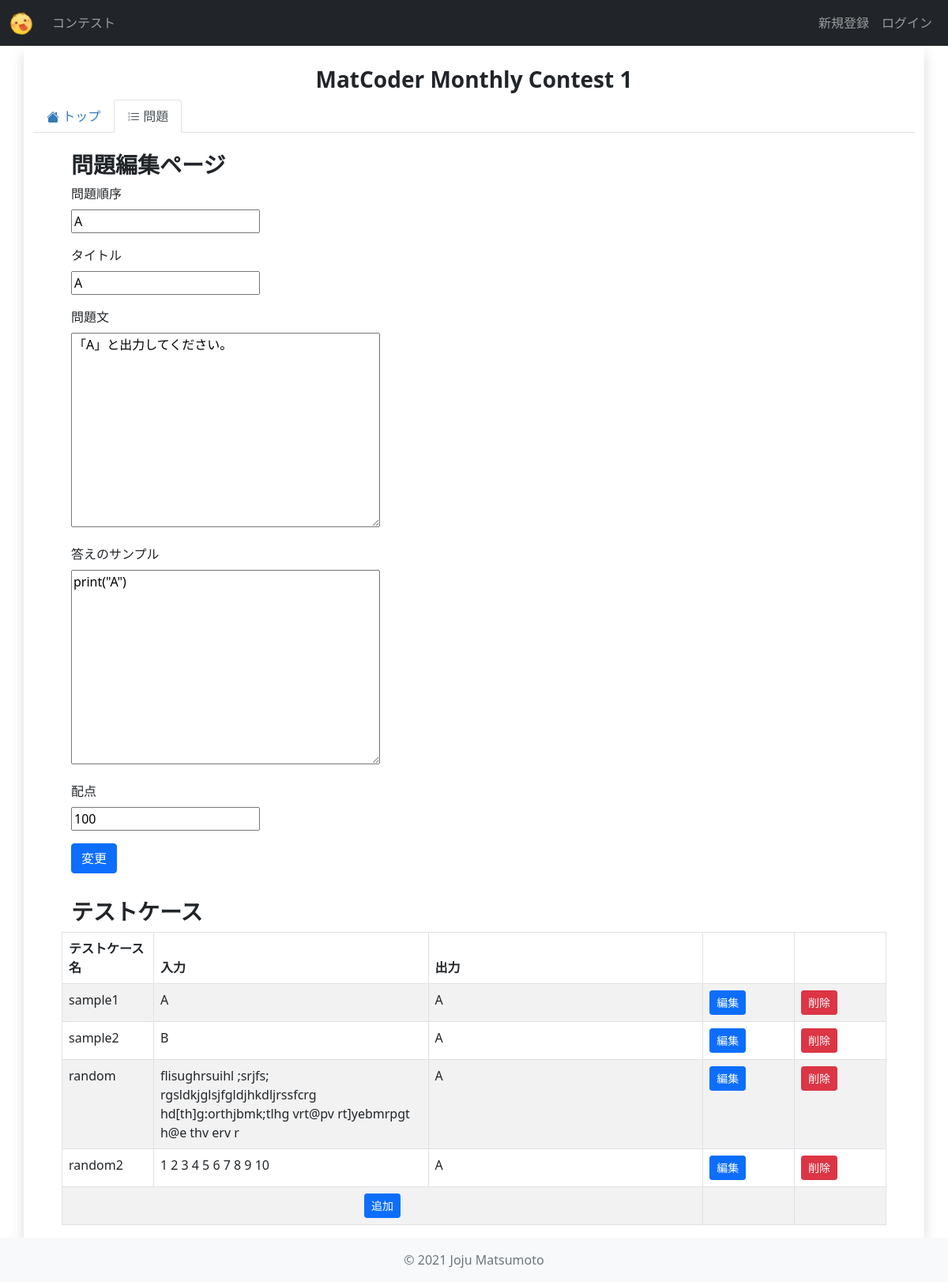
/contests/mmc_1/problems/3/edit/, run on the app's committed database.
### contests/models.py (models this page shows, shortened)
class Contest(models.Model):
    title = models.CharField(
        verbose_name="タイトル",
        max_length=255,
    )
    abstract = models.TextField(
        verbose_name="概要",
        max_length=2000,
    )
    short_name = models.CharField(
        verbose_name="省略形",
        max_length=20,
        unique=True,
        default="null",
    )
    start_date = models.DateTimeField(
        verbose_name="開始日時",
    )
    end_date = models.DateTimeField(
        verbose_name="終了日時",
    )
    users = models.ManyToManyField(
        settings.AUTH_USER_MODEL,
        verbose_name="参加者",
        blank=True,
    )
    penalty = models.IntegerField(
        verbose_name="ペナルティ(分)",
        default=5,
    )

class Problem(models.Model):
    order = models.CharField(
        verbose_name="問題番号(アルファベット)",
        max_length=5,
        default="A",
    )
    title = models.CharField(
        verbose_name="タイトル",
        max_length=100,
    )
    question = models.TextField(
        verbose_name="問題",
        max_length=2000,
    )
    answer = models.TextField(
        verbose_name="正解",
        max_length=2000,
    )
    contest = models.ForeignKey(
        Contest,
        verbose_name="コンテスト",
        on_delete=models.CASCADE,
    )
    point = models.IntegerField(
        verbose_name="スコア",
        default=0,
    )

class TestCase(models.Model):
    problem = models.ForeignKey(
        Problem,
        verbose_name="問題",
        on_delete=models.CASCADE,
    )
    title = models.CharField(
        verbose_name="タイトル",
        max_length=20,
    )
    note = models.TextField(
        verbose_name="備考",
        max_length=200,
    )
    test_input = models.TextField(
        verbose_name="入力",
        max_length=2000,
    )
    test_output = models.TextField(
        verbose_name="出力",
        max_length=2000,
    )
    is_sample = models.BooleanField(
        verbose_name="サンプル",
        default=False,
    )

### contests/views.py (the view, shortened to what this page needs)
class ProblemDetailEditView(View):
    def get(self, request, short_name, problem_id, *args, **kwargs):
        contest = models.Contest.objects.get(short_name=short_name)
        problem = models.Problem.objects.get(pk=problem_id)
        form = forms.ProblemEditForm(instance=problem)
        test_cases = models.TestCase.objects.filter(problem=problem)
        context = {
            "contest": contest,
            "problem": problem,
            "form": form,
            "test_cases": test_cases,
        }
        return render(request, "contests/problem_detail_edit.html", context)

### contests/forms.py
class ProblemEditForm(forms.ModelForm):
    class Meta:
        model = models.Problem
        fields = ("order", "title", "question", "answer", "point")
        labels = {
            "order": "問題順序",
            "title": "タイトル",
            "question": "問題文",
            "answer": "答えのサンプル",
            "point": "配点",
        }

### contests/templates/contests/problem_detail_edit.html (shortened to what this page needs)
{% extends 'contests/contest_edit_base.html' %}
{% block contest_tab_problems %}active{% endblock contest_tab_problems %}
{% block contest_content %}
<div class="row ps-5 pe-5">
    <div class="col-sm-12">
        <h3>問題編集ページ</h3>
    </div>
</div>
<form action="" method="post">
    {% for field in form %}
        <div class="row ps-5 pe-5">
            <div class="col-sm-12 form-label">
                {{field.label}}
            </div>
            <div class="col-sm-12 mb-3">
                {{field}}
            </div>
        </div>
    {% endfor %}
    <div class="col-sm-12 mb-3 ms-5">
        <button class="btn btn-primary">変更</button>
    </div>
</form>
<div class="row ps-5 pe-5 pt-3">
    <div class="col-sm-12">
        <h3>テストケース</h3>
    </div>
    <table class="table table-bordered table-striped">
        <thead>
            <tr>
                <th width="10%">テストケース名</th>
                <th width="30%">入力</th>
                <th width="30%">出力</th>
                <th width="10%"></th>
                <th width="10%"></th>
            </tr>
        </thead>
        <tbody>
            {% for test_case in test_cases %}
                <tr>
                    <td>{{test_case.title}}</td>
                    <td>{{test_case.test_input}}</td>
                    <td>{{test_case.test_output}}</td>
                    <td>
                        <a href="{% url 'contests:test_case_edit' contest.short_name problem.pk test_case.pk %}" class="btn btn-primary btn-sm">編集</a>
                    </td>
                    <td>
                        <form method="post" action="{% url 'contests:test_case_delete' contest.short_name problem.pk test_case.pk %}">
                            <button class="btn btn-danger btn-sm">削除</button>
                        </form>
                    </td>
                </tr>
            {% endfor %}
            <tr>
                <td class="text-center" colspan="3"><a href="{% url 'contests:test_case_add' contest.short_name problem.pk %}" class="btn btn-primary btn-sm">追加</a></td>
                <td></td>
                <td></td>
            </tr>
        </tbody>
    </table>
</div>
{% endblock contest_content %}

### contests/templates/contests/contest_edit_base.html (shortened to what this page needs)
{% extends 'base.html' %}
{% block content %}
<div class="row">
    <div class="col-12 mt-4 text-center">
        <h3>{{contest.title}}</h3>
    </div>
    <div class="col-12">
        <ul class="nav nav-tabs navbar-dark mb-4">
            <li class="nav-item">
                <a class="nav-link {% block contest_tab_detail %}{% endblock %}" href="{% url 'contests:contest_detail_edit' contest.short_name %}">
                    トップ
                </a>
            </li>
            <li class="nav-item">
                <a class="nav-link {% block contest_tab_problems %}{% endblock %}" href="{% url 'contests:problems_edit' contest.short_name %}">
                    問題
                </a>
            </li>
        </ul>
    </div>
</div>
{% block contest_content %}{% endblock contest_content %}
{% endblock content %}

### static/css/main.css (style rules this page uses)
body { background-color: white; }
a { color: #337ab7; text-decoration: none; }
thead > tr { font-weight: bold; }
h2, h3, h4, h5 { font-weight: bold; }

### data on the page
Contest: title "MatCoder Monthly Contest 1"
Problem: form "A" "A" "「A」と出力してください。" "print(\"A\")" "100"
TestCase: title "sample1", test_input "A", test_output "A"
TestCase: title "sample2", test_input "B", test_output "A"
TestCase: title "random", test_input "flisughrsuihl ;srjfs; rgsldkjglsjfgldjhkdljrssfcrg hd[th]g:orthjbmk;tlhg vrt@pv rt]yebmrpgt h@e thv erv r", test_output "A"
TestCase: title "random2", test_input "1 2 3 4 5 6 7 8 9 10", test_output "A"

### other printed values
{{ field.label }} "問題順序" "タイトル" "問題文" "答えのサンプル" "配点"
